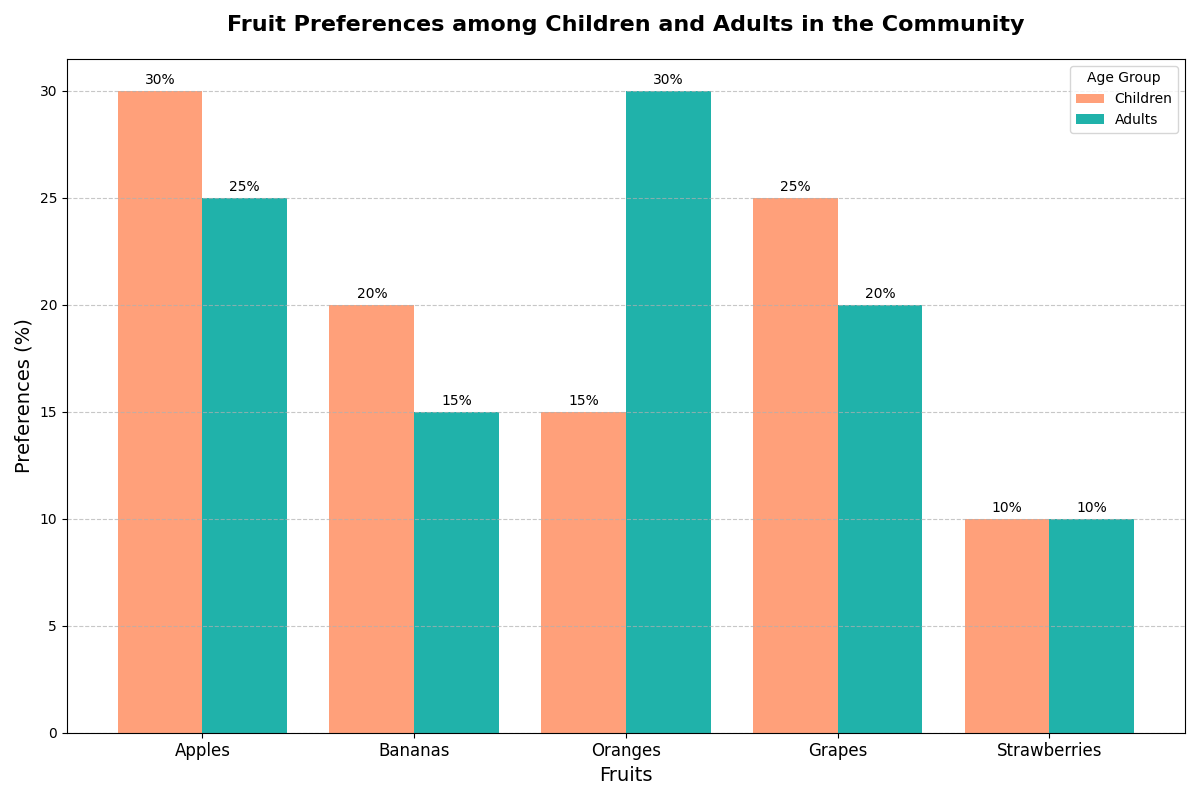

The script that drew this image:
import matplotlib.pyplot as plt
import numpy as np

# Backstory: 
# The chart visualizes the favorite fruits among children and adults in a community, 
# aiming to showcase the preference similarities and differences.

# Fruits categories
fruits = ['Apples', 'Bananas', 'Oranges', 'Grapes', 'Strawberries']

# Data: percentage of each fruit preference among children and adults
children_preferences = [30, 20, 15, 25, 10]
adults_preferences = [25, 15, 30, 20, 10]

# Set up the figure and axes
fig, ax = plt.subplots(figsize=(12, 8))

# Define bar width
bar_width = 0.4

# Define positions of the bars
indices = np.arange(len(fruits))
children_index = indices - bar_width/2
adults_index = indices + bar_width/2

# Plotting bars for children and adults
bars_children = ax.bar(children_index, children_preferences, width=bar_width, label='Children', color='#FFA07A')
bars_adults = ax.bar(adults_index, adults_preferences, width=bar_width, label='Adults', color='#20B2AA')

# Adding title and labels
ax.set_title("Fruit Preferences among Children and Adults in the Community", fontsize=16, fontweight='bold', pad=20)
ax.set_xlabel("Fruits", fontsize=14)
ax.set_ylabel("Preferences (%)", fontsize=14)

# Customize ticks on the x-axis
ax.set_xticks(indices)
ax.set_xticklabels(fruits, fontsize=12)

# Adding percentages above the bars for clear visibility
for bars in (bars_children, bars_adults):
    for bar in bars:
        height = bar.get_height()
        ax.annotate(f'{height}%',
                    xy=(bar.get_x() + bar.get_width() / 2, height),
                    xytext=(0, 3), # 3 points vertical offset
                    textcoords="offset points",
                    ha='center', va='bottom', fontsize=10)

# Adding a legend
ax.legend(title='Age Group')

# Add grid lines for better readability
ax.yaxis.grid(True, linestyle='--', alpha=0.7)

# Automatically adjust the layout to include titles and labels
plt.tight_layout()

# Show plot
plt.show()
